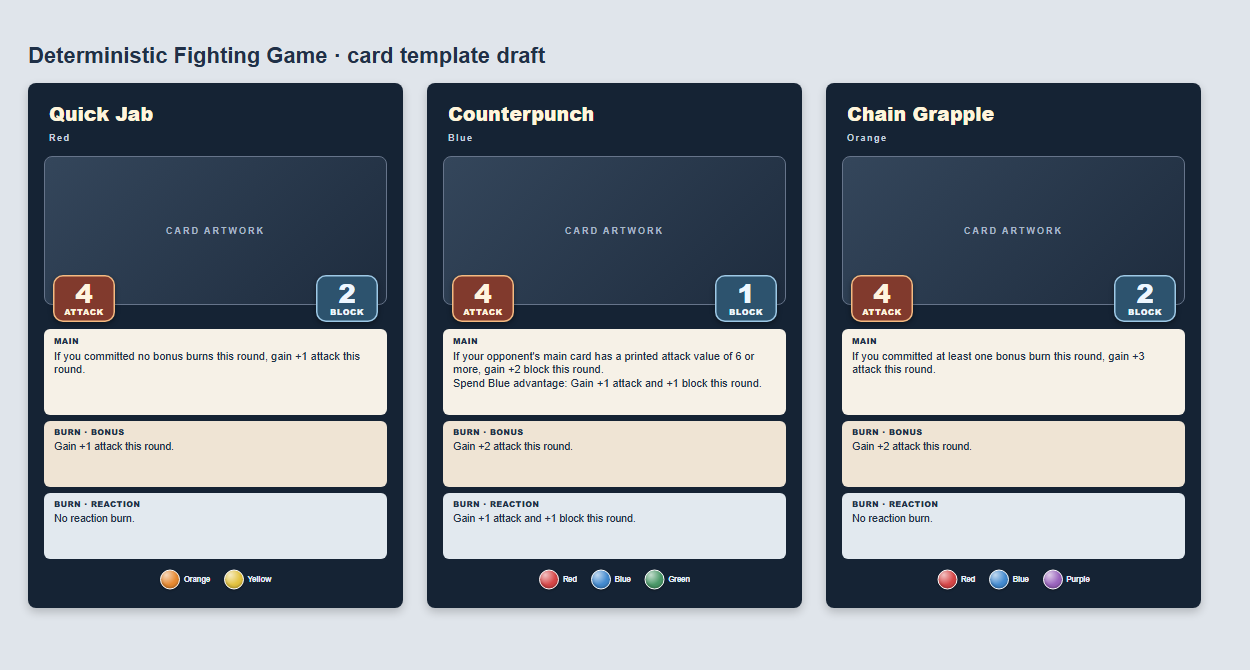
#> input picture DevTools/CardEditor/template-chromium.png, 1250 x 670 px
$ python resize-icon.py CardEditor/template-chromium.png
#> lines starting #> are read from the running program, lines starting #| are printed output that depends on the picture
# Prereq:
# pip install pillow
#
# Usage:
#   python resize-icon.py <input.(png|webp)> [output] [size]
#
# Resizes an image DOWN to an icon (default 60x60), keeping transparency. Aspect
# ratio is preserved: the art is fit inside the box and centered on a transparent
# canvas, so non-square sources aren't distorted (square sources fill the box).
#
# Works on static PNG and static/ANIMATED WebP — every frame of an animated WebP is
# resized and the frame durations + looping are preserved.
#
# Output format follows the OUTPUT extension when given; otherwise it writes
# "<input>-<size>.<ext>" next to the input using the input's own format (so an
# animated .webp stays an animated .webp, a .png stays a .png). The original is
# never overwritten unless you pass it explicitly as the output path.
#
# Companion to convert-mov-to-transparent-webp.py / remove-black-bg-png.py.

import os
import sys

from PIL import Image

SIZE = 60  # default icon edge length (square box); override as a numeric CLI arg


def fit_icon(frame: Image.Image, size: int) -> Image.Image:
    """Fit an RGBA frame inside a size x size box, centered on a transparent canvas."""
    frame = frame.convert("RGBA")
    w, h = frame.size
    scale = min(size / w, size / h)
    new_w, new_h = max(1, round(w * scale)), max(1, round(h * scale))
    resized = frame.resize((new_w, new_h), Image.Resampling.LANCZOS)
    canvas = Image.new("RGBA", (size, size), (0, 0, 0, 0))
    canvas.paste(resized, ((size - new_w) // 2, (size - new_h) // 2), resized)
    return canvas


def save_kwargs_for(ext: str) -> dict:
    if ext == ".webp":
        return dict(format="WEBP", quality=90, method=6)
    return dict(format="PNG", optimize=True)


def main() -> None:
    if len(sys.argv) < 2:
        print("Usage: python resize-icon.py <input.(png|webp)> [output] [size]")
        sys.exit(1)

    input_path = sys.argv[1]
    in_base, in_ext = os.path.splitext(input_path)

    # Remaining args: a numeric one is the size, a non-numeric one is the output path.
    size = SIZE
    output_path = None
    for arg in sys.argv[2:]:
        if arg.isdigit():
            size = int(arg)
        else:
            output_path = arg
    if output_path is None:
        output_path = f"{in_base}-{size}{in_ext}"

    out_ext = os.path.splitext(output_path)[1].lower()
    save_kwargs = save_kwargs_for(out_ext)

    im = Image.open(input_path)
#> im is the input picture: PIL image 1250x670 RGB; mean R, G, B 143, 149.5, 157
    animated = getattr(im, "is_animated", False) and getattr(im, "n_frames", 1) > 1
#> animated = False

    if animated:
        frames, durations = [], []
        for i in range(im.n_frames):
            im.seek(i)
            frames.append(fit_icon(im, size))
            durations.append(im.info.get("duration", 100))
        frames[0].save(
            output_path,
            save_all=True,
            append_images=frames[1:],
            duration=durations,
            loop=im.info.get("loop", 0),
            **save_kwargs,
        )
        detail = f"{len(frames)} frames"
    else:
        fit_icon(im, size).save(output_path, **save_kwargs)
#> in fit_icon, `resized = frame.resize((new_w, new_h), Image.Resampling.LANCZOS)`:
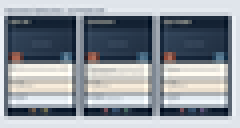
#> resized: PIL image 60x32 RGBA (shown 4 times larger); mean R, G, B, A 142.9, 149.5, 157.1, 255
#> in fit_icon, `canvas = Image.new("RGBA", (size, size), (0, 0, 0, 0))`: canvas: PIL image 60x60 RGBA; every value is 0
#> in fit_icon, `canvas.paste(resized, ((size - new_w) // 2, (size - new_h) // 2), resi..`:
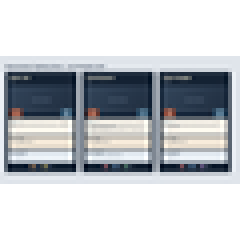
#> canvas: PIL image 60x60 RGBA (shown 4 times larger); mean R, G, B, A 76.2, 79.7, 83.8, 136; transparent parts drawn white
        detail = "static"

    src_kb = os.path.getsize(input_path) / 1024.0
    out_kb = os.path.getsize(output_path) / 1024.0
    print(
        f"Wrote {output_path}  ({size}x{size}, {detail})  "
        f"{src_kb:.0f} KB -> {out_kb:.0f} KB"
    )


if __name__ == "__main__":
    main()
